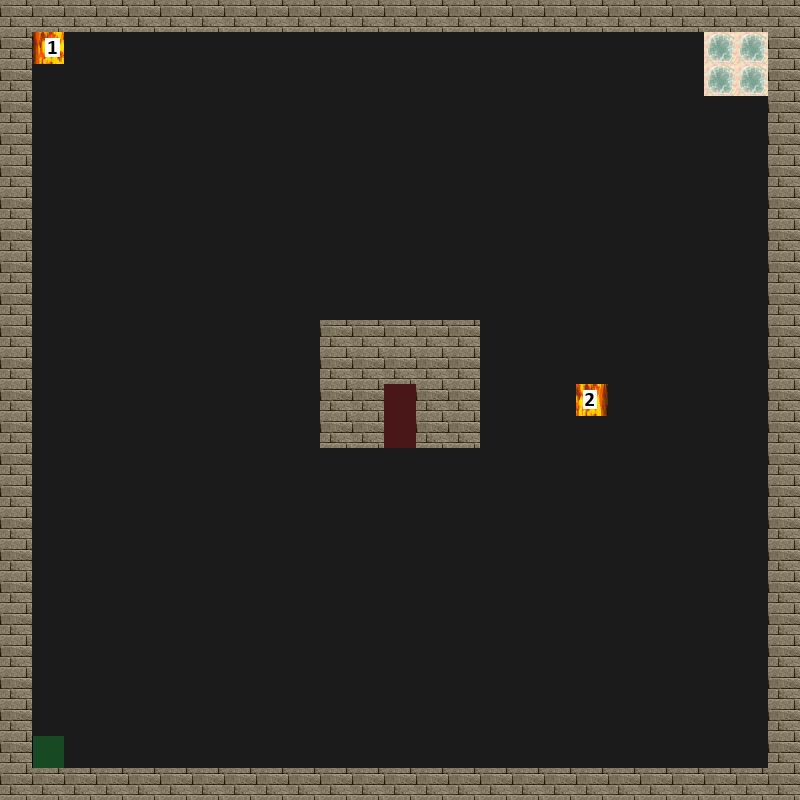

The image is a tile-based game level rendered from a .tmx file. Its description and complete source (layers, tilesets, objects, tile grids) follow:
An orthogonal 25x25 tile map with 32x32 px tiles, 4 tile layers (Road, Trap, Wall, Utility), 4 tilesets.

<map version="1.2" tiledversion="1.2.0" orientation="orthogonal" renderorder="right-down" width="25" height="25" tilewidth="32" tileheight="32" infinite="0" nextlayerid="5" nextobjectid="1">
 <tileset firstgid="1" source="tilesets/road.tsx" />
 <tileset firstgid="2" source="tilesets/wallsandroofs.tsx" />
 <tileset firstgid="258" source="tilesets/meta.tsx" />
 <tileset firstgid="260" source="tilesets/traps.tsx" />
 <layer id="1" name="Road" width="25" height="25">
  <data encoding="csv">
1,1,1,1,1,1,1,1,1,1,1,1,1,1,1,1,1,1,1,1,1,1,1,1,1,
1,1,1,1,1,1,1,1,1,1,1,1,1,1,1,1,1,1,1,1,1,1,1,1,1,
1,1,1,1,1,1,1,1,1,1,1,1,1,1,1,1,1,1,1,1,1,1,1,1,1,
1,1,1,1,1,1,1,1,1,1,1,1,1,1,1,1,1,1,1,1,1,1,1,1,1,
1,1,1,1,1,1,1,1,1,1,1,1,1,1,1,1,1,1,1,1,1,1,1,1,1,
1,1,1,1,1,1,1,1,1,1,1,1,1,1,1,1,1,1,1,1,1,1,1,1,1,
1,1,1,1,1,1,1,1,1,1,1,1,1,1,1,1,1,1,1,1,1,1,1,1,1,
1,1,1,1,1,1,1,1,1,1,1,1,1,1,1,1,1,1,1,1,1,1,1,1,1,
1,1,1,1,1,1,1,1,1,1,1,1,1,1,1,1,1,1,1,1,1,1,1,1,1,
1,1,1,1,1,1,1,1,1,1,1,1,1,1,1,1,1,1,1,1,1,1,1,1,1,
1,1,1,1,1,1,1,1,1,1,1,1,1,1,1,1,1,1,1,1,1,1,1,1,1,
1,1,1,1,1,1,1,1,1,1,1,1,1,1,1,1,1,1,1,1,1,1,1,1,1,
1,1,1,1,1,1,1,1,1,1,1,1,1,1,1,1,1,1,1,1,1,1,1,1,1,
1,1,1,1,1,1,1,1,1,1,1,1,1,1,1,1,1,1,1,1,1,1,1,1,1,
1,1,1,1,1,1,1,1,1,1,1,1,1,1,1,1,1,1,1,1,1,1,1,1,1,
1,1,1,1,1,1,1,1,1,1,1,1,1,1,1,1,1,1,1,1,1,1,1,1,1,
1,1,1,1,1,1,1,1,1,1,1,1,1,1,1,1,1,1,1,1,1,1,1,1,1,
1,1,1,1,1,1,1,1,1,1,1,1,1,1,1,1,1,1,1,1,1,1,1,1,1,
1,1,1,1,1,1,1,1,1,1,1,1,1,1,1,1,1,1,1,1,1,1,1,1,1,
1,1,1,1,1,1,1,1,1,1,1,1,1,1,1,1,1,1,1,1,1,1,1,1,1,
1,1,1,1,1,1,1,1,1,1,1,1,1,1,1,1,1,1,1,1,1,1,1,1,1,
1,1,1,1,1,1,1,1,1,1,1,1,1,1,1,1,1,1,1,1,1,1,1,1,1,
1,1,1,1,1,1,1,1,1,1,1,1,1,1,1,1,1,1,1,1,1,1,1,1,1,
1,1,1,1,1,1,1,1,1,1,1,1,1,1,1,1,1,1,1,1,1,1,1,1,1,
1,1,1,1,1,1,1,1,1,1,1,1,1,1,1,1,1,1,1,1,1,1,1,1,1
</data>
 </layer>
 <layer id="2" name="Trap" width="25" height="25">
  <data encoding="csv">
0,0,0,0,0,0,0,0,0,0,0,0,0,0,0,0,0,0,0,0,0,0,0,0,0,
0,416,0,0,0,0,0,0,0,0,0,0,0,0,0,0,0,0,0,0,0,0,320,320,0,
0,0,0,0,0,0,0,0,0,0,0,0,0,0,0,0,0,0,0,0,0,0,320,320,0,
0,0,0,0,0,0,0,0,0,0,0,0,0,0,0,0,0,0,0,0,0,0,0,0,0,
0,0,0,0,0,0,0,0,0,0,0,0,0,0,0,0,0,0,0,0,0,0,0,0,0,
0,0,0,0,0,0,0,0,0,0,0,0,0,0,0,0,0,0,0,0,0,0,0,0,0,
0,0,0,0,0,0,0,0,0,0,0,0,0,0,0,0,0,0,0,0,0,0,0,0,0,
0,0,0,0,0,0,0,0,0,0,0,0,0,0,0,0,0,0,0,0,0,0,0,0,0,
0,0,0,0,0,0,0,0,0,0,0,0,0,0,0,0,0,0,0,0,0,0,0,0,0,
0,0,0,0,0,0,0,0,0,0,0,0,0,0,0,0,0,0,0,0,0,0,0,0,0,
0,0,0,0,0,0,0,0,0,0,0,0,0,0,0,0,0,0,0,0,0,0,0,0,0,
0,0,0,0,0,0,0,0,0,0,0,0,0,0,0,0,0,0,0,0,0,0,0,0,0,
0,0,0,0,0,0,0,0,0,0,0,0,0,0,0,0,0,0,417,0,0,0,0,0,0,
0,0,0,0,0,0,0,0,0,0,0,0,0,0,0,0,0,0,0,0,0,0,0,0,0,
0,0,0,0,0,0,0,0,0,0,0,0,0,0,0,0,0,0,0,0,0,0,0,0,0,
0,0,0,0,0,0,0,0,0,0,0,0,0,0,0,0,0,0,0,0,0,0,0,0,0,
0,0,0,0,0,0,0,0,0,0,0,0,0,0,0,0,0,0,0,0,0,0,0,0,0,
0,0,0,0,0,0,0,0,0,0,0,0,0,0,0,0,0,0,0,0,0,0,0,0,0,
0,0,0,0,0,0,0,0,0,0,0,0,0,0,0,0,0,0,0,0,0,0,0,0,0,
0,0,0,0,0,0,0,0,0,0,0,0,0,0,0,0,0,0,0,0,0,0,0,0,0,
0,0,0,0,0,0,0,0,0,0,0,0,0,0,0,0,0,0,0,0,0,0,0,0,0,
0,0,0,0,0,0,0,0,0,0,0,0,0,0,0,0,0,0,0,0,0,0,0,0,0,
0,0,0,0,0,0,0,0,0,0,0,0,0,0,0,0,0,0,0,0,0,0,0,0,0,
0,0,0,0,0,0,0,0,0,0,0,0,0,0,0,0,0,0,0,0,0,0,0,0,0,
0,0,0,0,0,0,0,0,0,0,0,0,0,0,0,0,0,0,0,0,0,0,0,0,0
</data>
 </layer>
 <layer id="3" name="Wall" width="25" height="25">
  <data encoding="csv">
67,67,67,67,67,67,67,67,67,67,67,67,67,67,67,67,67,67,67,67,67,67,67,67,67,
67,0,0,0,0,0,0,0,0,0,0,0,0,0,0,0,0,0,0,0,0,0,0,0,67,
67,0,0,0,0,0,0,0,0,0,0,0,0,0,0,0,0,0,0,0,0,0,0,0,67,
67,0,0,0,0,0,0,0,0,0,0,0,0,0,0,0,0,0,0,0,0,0,0,0,67,
67,0,0,0,0,0,0,0,0,0,0,0,0,0,0,0,0,0,0,0,0,0,0,0,67,
67,0,0,0,0,0,0,0,0,0,0,0,0,0,0,0,0,0,0,0,0,0,0,0,67,
67,0,0,0,0,0,0,0,0,0,0,0,0,0,0,0,0,0,0,0,0,0,0,0,67,
67,0,0,0,0,0,0,0,0,0,0,0,0,0,0,0,0,0,0,0,0,0,0,0,67,
67,0,0,0,0,0,0,0,0,0,0,0,0,0,0,0,0,0,0,0,0,0,0,0,67,
67,0,0,0,0,0,0,0,0,0,0,0,0,0,0,0,0,0,0,0,0,0,0,0,67,
67,0,0,0,0,0,0,0,0,0,67,67,67,67,67,0,0,0,0,0,0,0,0,0,67,
67,0,0,0,0,0,0,0,0,0,67,67,67,67,67,0,0,0,0,0,0,0,0,0,67,
67,0,0,0,0,0,0,0,0,0,67,67,0,67,67,0,0,0,0,0,0,0,0,0,67,
67,0,0,0,0,0,0,0,0,0,67,67,0,67,67,0,0,0,0,0,0,0,0,0,67,
67,0,0,0,0,0,0,0,0,0,0,0,0,0,0,0,0,0,0,0,0,0,0,0,67,
67,0,0,0,0,0,0,0,0,0,0,0,0,0,0,0,0,0,0,0,0,0,0,0,67,
67,0,0,0,0,0,0,0,0,0,0,0,0,0,0,0,0,0,0,0,0,0,0,0,67,
67,0,0,0,0,0,0,0,0,0,0,0,0,0,0,0,0,0,0,0,0,0,0,0,67,
67,0,0,0,0,0,0,0,0,0,0,0,0,0,0,0,0,0,0,0,0,0,0,0,67,
67,0,0,0,0,0,0,0,0,0,0,0,0,0,0,0,0,0,0,0,0,0,0,0,67,
67,0,0,0,0,0,0,0,0,0,0,0,0,0,0,0,0,0,0,0,0,0,0,0,67,
67,0,0,0,0,0,0,0,0,0,0,0,0,0,0,0,0,0,0,0,0,0,0,0,67,
67,0,0,0,0,0,0,0,0,0,0,0,0,0,0,0,0,0,0,0,0,0,0,0,67,
67,0,0,0,0,0,0,0,0,0,0,0,0,0,0,0,0,0,0,0,0,0,0,0,67,
67,67,67,67,67,67,67,67,67,67,67,67,67,67,67,67,67,67,67,67,67,67,67,67,67
</data>
 </layer>
 <layer id="4" name="Utility" width="25" height="25">
  <data encoding="csv">
0,0,0,0,0,0,0,0,0,0,0,0,0,0,0,0,0,0,0,0,0,0,0,0,0,
0,0,0,0,0,0,0,0,0,0,0,0,0,0,0,0,0,0,0,0,0,0,0,0,0,
0,0,0,0,0,0,0,0,0,0,0,0,0,0,0,0,0,0,0,0,0,0,0,0,0,
0,0,0,0,0,0,0,0,0,0,0,0,0,0,0,0,0,0,0,0,0,0,0,0,0,
0,0,0,0,0,0,0,0,0,0,0,0,0,0,0,0,0,0,0,0,0,0,0,0,0,
0,0,0,0,0,0,0,0,0,0,0,0,0,0,0,0,0,0,0,0,0,0,0,0,0,
0,0,0,0,0,0,0,0,0,0,0,0,0,0,0,0,0,0,0,0,0,0,0,0,0,
0,0,0,0,0,0,0,0,0,0,0,0,0,0,0,0,0,0,0,0,0,0,0,0,0,
0,0,0,0,0,0,0,0,0,0,0,0,0,0,0,0,0,0,0,0,0,0,0,0,0,
0,0,0,0,0,0,0,0,0,0,0,0,0,0,0,0,0,0,0,0,0,0,0,0,0,
0,0,0,0,0,0,0,0,0,0,0,0,0,0,0,0,0,0,0,0,0,0,0,0,0,
0,0,0,0,0,0,0,0,0,0,0,0,0,0,0,0,0,0,0,0,0,0,0,0,0,
0,0,0,0,0,0,0,0,0,0,0,0,258,0,0,0,0,0,0,0,0,0,0,0,0,
0,0,0,0,0,0,0,0,0,0,0,0,258,0,0,0,0,0,0,0,0,0,0,0,0,
0,0,0,0,0,0,0,0,0,0,0,0,0,0,0,0,0,0,0,0,0,0,0,0,0,
0,0,0,0,0,0,0,0,0,0,0,0,0,0,0,0,0,0,0,0,0,0,0,0,0,
0,0,0,0,0,0,0,0,0,0,0,0,0,0,0,0,0,0,0,0,0,0,0,0,0,
0,0,0,0,0,0,0,0,0,0,0,0,0,0,0,0,0,0,0,0,0,0,0,0,0,
0,0,0,0,0,0,0,0,0,0,0,0,0,0,0,0,0,0,0,0,0,0,0,0,0,
0,0,0,0,0,0,0,0,0,0,0,0,0,0,0,0,0,0,0,0,0,0,0,0,0,
0,0,0,0,0,0,0,0,0,0,0,0,0,0,0,0,0,0,0,0,0,0,0,0,0,
0,0,0,0,0,0,0,0,0,0,0,0,0,0,0,0,0,0,0,0,0,0,0,0,0,
0,0,0,0,0,0,0,0,0,0,0,0,0,0,0,0,0,0,0,0,0,0,0,0,0,
0,259,0,0,0,0,0,0,0,0,0,0,0,0,0,0,0,0,0,0,0,0,0,0,0,
0,0,0,0,0,0,0,0,0,0,0,0,0,0,0,0,0,0,0,0,0,0,0,0,0
</data>
 </layer>
</map>
